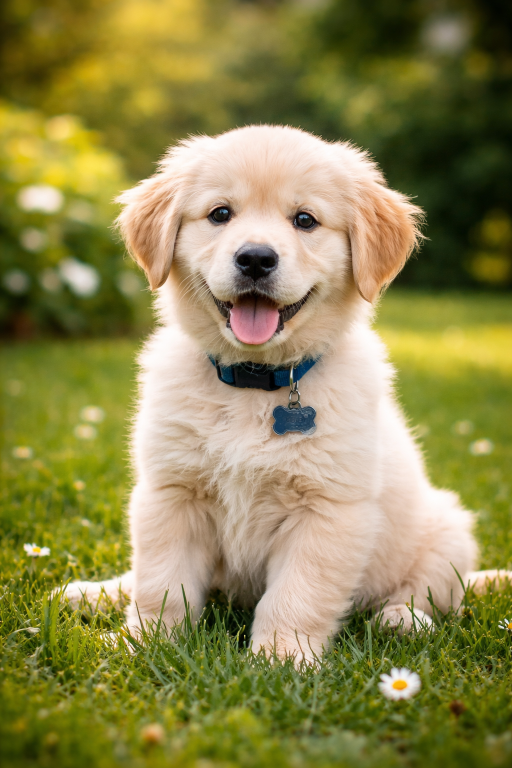
#> input picture A56-TransManipDonn/Lab/Lab11/mon_image.jpg, 1024 x 1536 px (shown at 1/2 size)
$ jupyter execute Demo_image_FeatureExtraction.ipynb
#> lines starting #> are read from the running program, lines starting #| are printed output that depends on the picture; after the words box and inside, x2 and y2 are one past the last pixel; in counts of white or black regions, pixels touching at a corner belong together
# Histogramme

[cell 1]
import numpy as np
import matplotlib.pyplot as plt
from PIL import Image

def color_hist_quantized(image_path, k=4, normalize=True):
#> called with image_path = 'mon_image.jpg', k = 4, normalize = True
    img = Image.open(image_path).convert("RGB")
#> img is the input picture: PIL image 1024x1536 RGB; mean R, G, B 142.2, 135.3, 79.1
    arr = np.array(img, dtype=np.uint8)

    levels = 2**k  # ex: 16

    # Convertir en int pour éviter overflow
    arr = arr.astype(np.int32)

    # Quantification 0..255 -> 0..levels-1
    q = (arr * levels) // 256

    # Index unique
    idx = (q[..., 0] * (levels**2) + q[..., 1] * levels + q[..., 2]).ravel()

    hist = np.bincount(idx, minlength=levels**3).astype(np.float32)
#> hist = 4096 values, max 40829 at index 3804, min 0 at index 2, mean 384

    if normalize:
        hist /= hist.sum() + 1e-12
#> hist = 4096 values, max 0.026 at index 3804, min 0 at index 2, mean 0.000244

    return hist

# Exemple
image_path = "mon_image.jpg"
hist = color_hist_quantized(image_path, k=4)

print("Taille histogramme :", hist.shape)  # (4096,)
#| Taille histogramme : (4096,)
print("Somme :", hist.sum())
#| Somme : 1.0

plt.figure(figsize=(10,3))
plt.plot(hist)
plt.title("Histogramme couleur quantifié (k=4 -> 4096 bins)")
plt.xlabel("Bin")
plt.ylabel("Fréquence")
plt.show()
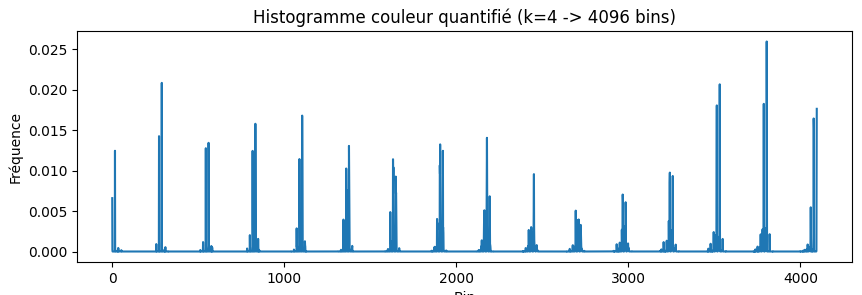
#> figure drawn by matplotlib, 1 panel; curve peaks at x = 3804, y = 0.026

[cell 2]
print(hist)
#> (printed output is left out)
print(hist.shape)
#| (4096,)

# Extraction de contours:

**Extraction de contours avec Sobel (gradient)**

[cell 3]
import numpy as np
import matplotlib.pyplot as plt
from PIL import Image
from skimage.filters import sobel

# Charger image en niveaux de gris
img = Image.open("mon_image.jpg").convert("L")# L pour passer de RGB (3 canaux) à une image en niveaux de gris
#> img: PIL image 1024x1536 L
img = img.resize((256, 256))  # optionnel, style de standardisation pour avoir la meme taille pour toutes les images
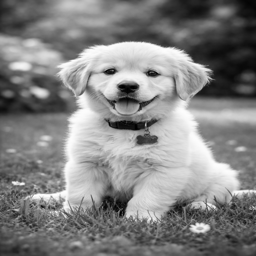
#> img: PIL image 256x256 L; min 0, max 255, mean 131
I = np.array(img) / 255.0     # normalisation [0,1]

# Sobel = magnitude du gradient
edges_sobel = sobel(I)

# Affichage
plt.figure(figsize=(12,4))

plt.subplot(1,2,1)
plt.imshow(I, cmap="gray")
plt.title("Image originale en niveau de gris")
plt.axis("off")

plt.subplot(1,2,2)
plt.imshow(edges_sobel, cmap="gray")
plt.title("Contours Sobel (gradient)")
plt.axis("off")

plt.show()

**Sobel apres seuillage**

[cell 4]
import numpy as np
import matplotlib.pyplot as plt
from PIL import Image
from skimage.filters import sobel

img = Image.open("mon_image.jpg").convert("L")
img = img.resize((256, 256))
I = np.array(img) / 255.0

# Gradient Sobel
G = sobel(I)

# Seuillage simple
threshold = 0.1
binary_edges = (G > threshold)
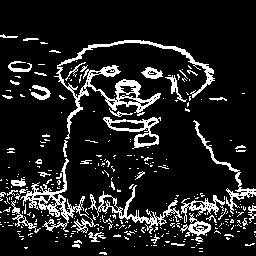
#> binary_edges: shape (256, 256) bool; 12.9% white in thin lines or dots, all inside (x1, y1, x2, y2) = (0, 34, 256, 255)
#Si un pixel a un gradient supérieur au seuil il est True donc blanc = contour (1)
#sinon il est False donc noir = pas contour (0)

plt.figure(figsize=(15,4))

plt.subplot(1,3,1)
plt.imshow(I, cmap="gray")
plt.title("Image originale")
plt.axis("off")

plt.subplot(1,3,2)
plt.imshow(G, cmap="gray")
plt.title("Gradient Sobel")
plt.axis("off")

plt.subplot(1,3,3)
plt.imshow(binary_edges, cmap="gray")
plt.title(f"Contours binaires (seuil={threshold})")
plt.axis("off")

plt.show()

**Extraction de contours avec Canny**

[cell 5]
import numpy as np
import matplotlib.pyplot as plt
from PIL import Image
from skimage.feature import canny

# Charger image en niveaux de gris
img = Image.open("mon_image.jpg").convert("L")
img = img.resize((256, 256))  # optionnel
I = np.array(img) / 255.0

# Canny
edges_canny = canny(I, sigma=2)
#> edges_canny: shape (256, 256) bool; 8.2% white in thin lines or dots

# Affichage
plt.figure(figsize=(12,4))

plt.subplot(1,2,1)
plt.imshow(I, cmap="gray")
plt.title("Image originale")
plt.axis("off")

plt.subplot(1,2,2)
plt.imshow(edges_canny, cmap="gray")
plt.title("Contours Canny")
plt.axis("off")

plt.show()

# Extraction de Coins

**Coins Harris**

[cell 6]
import numpy as np
import matplotlib.pyplot as plt
from PIL import Image
from skimage.feature import corner_harris, corner_peaks

# Charger image en niveaux de gris
img = Image.open("mon_image.jpg").convert("L").resize((256, 256))
I = np.array(img) / 255.0

# Harris response
H = corner_harris(I, method="k", k=0.04, sigma=1.5)
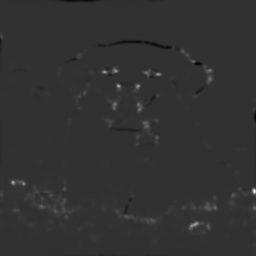
#> H: shape (256, 256) float64; min -0.308, max 1.28, mean 0.0061; drawn with min black and max white

# Extraire les coins (pics)
coords = corner_peaks(H, min_distance=5, threshold_rel=0.02)
#> coords = 77 pairs, first value 47 to 239, second value 13 to 245

print("Nombre de coins détectés :", len(coords))
#| Nombre de coins détectés : 77

# Affichage
plt.figure(figsize=(6,6))
plt.imshow(I, cmap="gray")
plt.scatter(coords[:, 1], coords[:, 0], s=20, c="red")
plt.title("Coins détectés (Harris)")
plt.axis("off")
plt.show()

**Coins par Shi–Tomasi**

[cell 7]
import numpy as np
import matplotlib.pyplot as plt
from PIL import Image
from skimage.feature import corner_shi_tomasi, corner_peaks

img = Image.open("mon_image.jpg").convert("L").resize((256, 256))
I = np.array(img) / 255.0

S = corner_shi_tomasi(I)
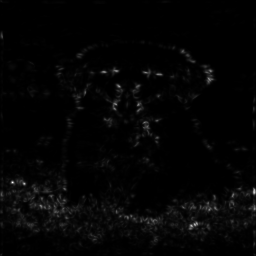
#> S: shape (256, 256) float64; min 1.75e-05, max 1.12, mean 0.0211; drawn with min black and max white
coords = corner_peaks(S, min_distance=5, threshold_rel=0.02)
#> coords = 190 pairs, first value 40 to 250, second value 5 to 247

print("Nombre de coins détectés :", len(coords))
#| Nombre de coins détectés : 190

plt.figure(figsize=(6,6))
plt.imshow(I, cmap="gray")
plt.scatter(coords[:, 1], coords[:, 0], s=20, c="lime")
plt.title("Coins détectés (Shi–Tomasi)")
plt.axis("off")
plt.show()
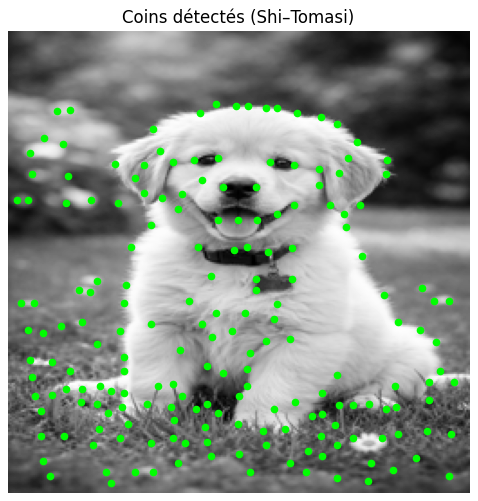
#> figure drawn by matplotlib, 1 panel

# Points d'interet avec SIFT

**Détection + affichage des keypoints SIFT**

Une image génère une matrice (pas un seul vecteur):
- lignes = points clés
- colonnes = caractéristiques du descripteur SIFT

On doit transformer cette matrice en un vecteur fixe par :

- moyenne des descripteurs (128)
- Bag of Visual Words (BoVW)
- VLAD / Fisher Vector

[cell 8]
import cv2
import matplotlib.pyplot as plt

# Charger l'image en niveaux de gris
img = cv2.imread("mon_image.jpg", cv2.IMREAD_GRAYSCALE)
#> img: shape (1536, 1024); min 0, max 254, mean 130.5

# Créer l'objet SIFT
sift = cv2.SIFT_create()

# Détecter keypoints + descripteurs
keypoints, descriptors = sift.detectAndCompute(img, None)
#> keypoints = 4142 keypoints; strongest (x, y, size): (489, 1271, 2.1), (441, 430, 31.6), (512, 530, 50.2), (678, 1286, 2.1)

print("Nombre de points clés détectés :", len(keypoints))
#| Nombre de points clés détectés : 4142
print("Taille des descripteurs :", descriptors.shape)  # (nb_points, 128)
#| Taille des descripteurs : (4142, 128)

# Dessiner les keypoints
img_kp = cv2.drawKeypoints(img, keypoints, None,
                          flags=cv2.DRAW_MATCHES_FLAGS_DRAW_RICH_KEYPOINTS)
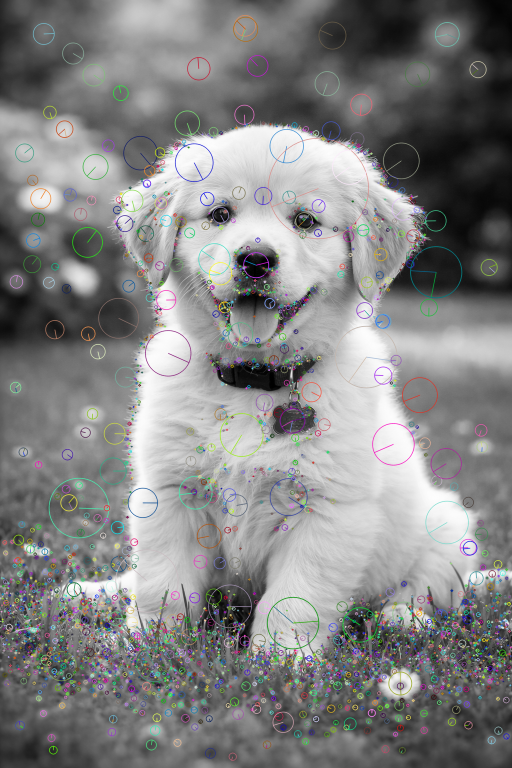
#> img_kp: shape (1536, 1024, 3) (shown at 1/2 size); mean of channels 0, 1, 2 130.8, 130.8, 130.6; drawn as B, G, R

# Affichage
plt.figure(figsize=(8,8))
plt.imshow(img_kp, cmap="gray")
plt.title("Points clés SIFT")
plt.axis("off")
plt.show()

# Extraction des régions

[cell 9]
import numpy as np
import matplotlib.pyplot as plt
from PIL import Image
from sklearn.cluster import KMeans

# 1) Charger l'image couleur
img = Image.open("mon_image.jpg").convert("RGB")
img = img.resize((256, 256))  # optionnel
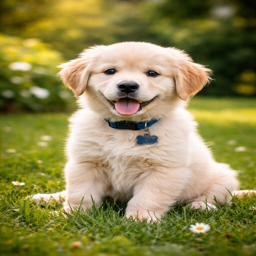
#> img: PIL image 256x256 RGB; mean R, G, B 142.2, 135.3, 79.1
I = np.array(img)

# 2) Transformer l'image en matrice (N pixels, 3)
X = I.reshape(-1, 3)

# 3) K-means clustering
k = 4
kmeans = KMeans(n_clusters=k, random_state=42)
labels = kmeans.fit_predict(X)

# 4) Reconstruire l'image segmentée
segmented = labels.reshape(I.shape[0], I.shape[1])
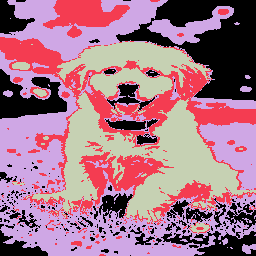
#> segmented: shape (256, 256) int32; 4 distinct labels, from 0 to 3; one colour per label, 0 black

# 5) Affichage
plt.figure(figsize=(12,4))

plt.subplot(1,2,1)
plt.imshow(I)
plt.title("Image originale")
plt.axis("off")

plt.subplot(1,2,2)
plt.imshow(segmented, cmap="nipy_spectral")
plt.title(f"Segmentation K-means (k={k})")
plt.axis("off")

plt.show()

IMage recolorée par les labels de centre de Kmeans

[cell 10]
# Recoloration avec les centres
centers = kmeans.cluster_centers_.astype(np.uint8)
segmented_img = centers[labels].reshape(I.shape)
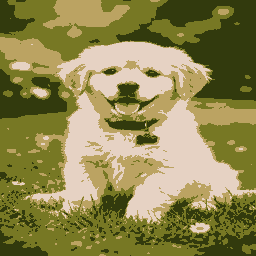
#> segmented_img: shape (256, 256, 3); mean R, G, B 142, 134.9, 78.8

plt.figure(figsize=(12,4))
plt.subplot(1,2,1)
plt.imshow(I)
plt.title("Image originale")
plt.axis("off")

plt.subplot(1,2,2)
plt.imshow(segmented_img)
plt.title("Image segmentée (couleurs moyennes)")
plt.axis("off")
plt.show()
